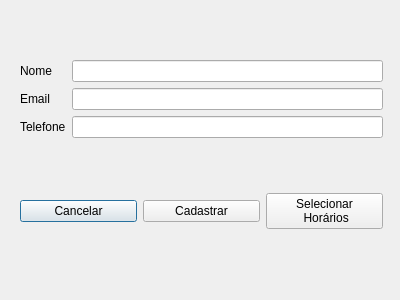
<?xml version="1.0" encoding="UTF-8"?>
<ui version="4.0">
 <class>CadastroProfessor</class>
 <widget class="QDialog" name="CadastroProfessor">
  <property name="geometry">
   <rect>
    <x>0</x>
    <y>0</y>
    <width>400</width>
    <height>300</height>
   </rect>
  </property>
  <property name="windowTitle">
   <string>Dialog</string>
  </property>
  <widget class="QWidget" name="verticalLayoutWidget">
   <property name="geometry">
    <rect>
     <x>20</x>
     <y>60</y>
     <width>363</width>
     <height>169</height>
    </rect>
   </property>
   <layout class="QVBoxLayout" name="verticalLayout">
    <item>
     <layout class="QFormLayout" name="formLayout">
      <item row="0" column="0">
       <widget class="QLabel" name="nomeLabel">
        <property name="text">
         <string>Nome</string>
        </property>
       </widget>
      </item>
      <item row="0" column="1">
       <widget class="QLineEdit" name="nomeLineEdit"/>
      </item>
      <item row="1" column="0">
       <widget class="QLabel" name="emailLabel">
        <property name="text">
         <string>Email</string>
        </property>
       </widget>
      </item>
      <item row="1" column="1">
       <widget class="QLineEdit" name="emailLineEdit"/>
      </item>
      <item row="2" column="0">
       <widget class="QLabel" name="telefoneLabel">
        <property name="text">
         <string>Telefone</string>
        </property>
       </widget>
      </item>
      <item row="2" column="1">
       <widget class="QLineEdit" name="telefoneLineEdit"/>
      </item>
     </layout>
    </item>
    <item>
     <layout class="QHBoxLayout" name="horizontalLayout">
      <item>
       <widget class="QPushButton" name="botaoCancelaProfessor">
        <property name="text">
         <string>Cancelar</string>
        </property>
       </widget>
      </item>
      <item>
       <widget class="QPushButton" name="botaoCadastraProfessor">
        <property name="text">
         <string>Cadastrar</string>
        </property>
       </widget>
      </item>
      <item>
       <widget class="QPushButton" name="botaoSelecionaHorariosProfessor">
        <property name="text">
         <string>Selecionar 
 Horários</string>
        </property>
       </widget>
      </item>
     </layout>
    </item>
   </layout>
  </widget>
 </widget>
 <resources/>
 <connections/>
</ui>
